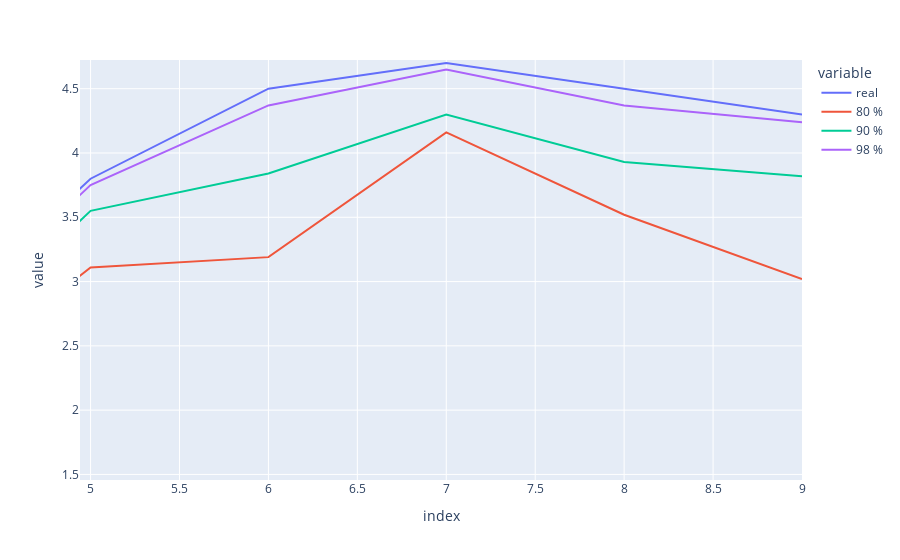

The code cell stored with this chart in its notebook:
### Code cell
px.line(data ,y=["real","80 %","90 %","98 %"])

### Figure 1 — Plotly figure (JSON) as saved in the notebook; plotly's stock layout.template omitted (floating-point values rounded to 4 significant figures)
{"data": [{"hovertemplate": "variable=real<br>index=%{x}<br>value=%{y}<extra></extra>", "legendgroup": "real", "line": {"color": "#636efa", "dash": "solid"}, "marker": {"symbol": "circle"}, "mode": "lines", "name": "real", "orientation": "v", "showlegend": true, "type": "scatter", "x": [0, 1, 2, 3, 4, 5, 6, 7, 8, 9], "xaxis": "x", "y": [0.1, 0.3, 0.6, 1.2, 2.5, 3.8, 4.5, 4.7, 4.5, 4.3], "yaxis": "y"}, {"hovertemplate": "variable=80 %<br>index=%{x}<br>value=%{y}<extra></extra>", "legendgroup": "80 %", "line": {"color": "#EF553B", "dash": "solid"}, "marker": {"symbol": "circle"}, "mode": "lines", "name": "80 %", "orientation": "v", "showlegend": true, "type": "scatter", "x": [0, 1, 2, 3, 4, 5, 6, 7, 8, 9], "xaxis": "x", "y": [0.08, 0.22, 0.5, 0.99, 2.01, 3.11, 3.19, 4.16, 3.52, 3.02], "yaxis": "y"}, {"hovertemplate": "variable=90 %<br>index=%{x}<br>value=%{y}<extra></extra>", "legendgroup": "90 %", "line": {"color": "#00cc96", "dash": "solid"}, "marker": {"symbol": "circle"}, "mode": "lines", "name": "90 %", "orientation": "v", "showlegend": true, "type": "scatter", "x": [0, 1, 2, 3, 4, 5, 6, 7, 8, 9], "xaxis": "x", "y": [0.09, 0.26, 0.54, 1.02, 2.24, 3.55, 3.84, 4.3, 3.93, 3.82], "yaxis": "y"}, {"hovertemplate": "variable=98 %<br>index=%{x}<br>value=%{y}<extra></extra>", "legendgroup": "98 %", "line": {"color": "#ab63fa", "dash": "solid"}, "marker": {"symbol": "circle"}, "mode": "lines", "name": "98 %", "orientation": "v", "showlegend": true, "type": "scatter", "x": [0, 1, 2, 3, 4, 5, 6, 7, 8, 9], "xaxis": "x", "y": [0.1, 0.3, 0.58, 1.17, 2.46, 3.75, 4.37, 4.65, 4.37, 4.24], "yaxis": "y"}], "layout": {"autosize": true, "legend": {"title": {"text": "variable"}, "tracegroupgap": 0}, "margin": {"t": 60}, "xaxis": {"anchor": "y", "autorange": false, "domain": [0, 1], "range": [4.941, 9], "title": {"text": "index"}, "type": "linear"}, "yaxis": {"anchor": "x", "autorange": false, "domain": [0, 1], "range": [1.457, 4.723], "title": {"text": "value"}, "type": "linear"}}}
